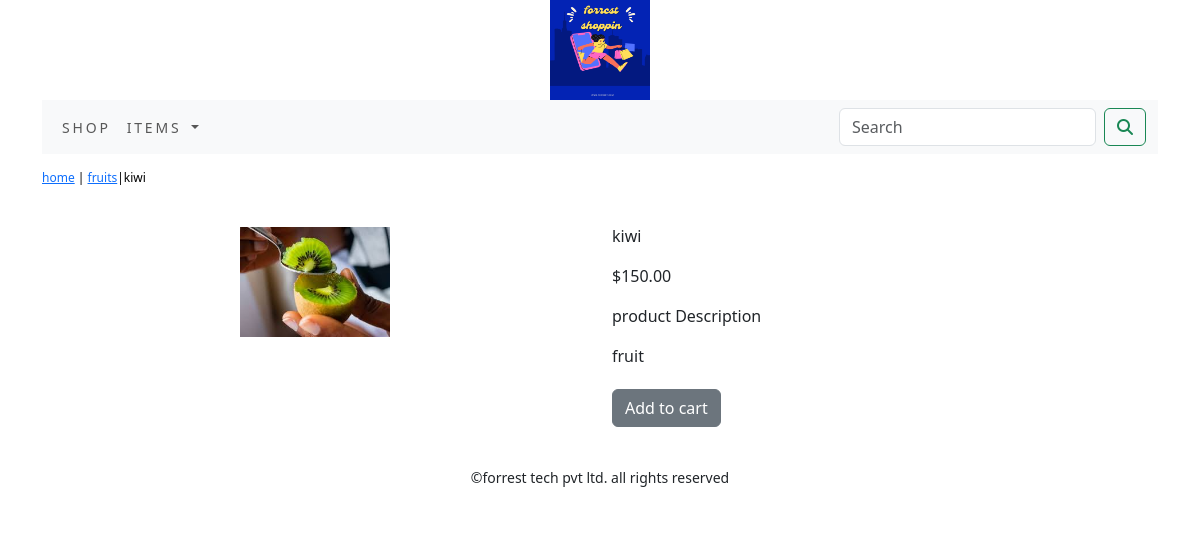
/shop/fruits/kiwi/, run on the app's committed database.
### shop/models.py (models this page shows, shortened)
class Product(models.Model):
    objects = None
    name=models.CharField(max_length=250,unique=True)
    slug=models.SlugField(max_length=250,unique=True)
    description=models.TextField(blank=True)
    price=models.DecimalField(max_digits=10,decimal_places=2)
    category=models.ForeignKey(Category,on_delete=models.CASCADE)
    image=models.ImageField(upload_to='product',blank=True)
    stock=models.IntegerField(blank=True)
    available=models.BooleanField(default=True)
    created=models.DateTimeField(auto_now_add=True)
    updated=models.DateTimeField(auto_now=True)
    class Meta:
        ordering=('name',)
        verbose_name='product'
        verbose_name_plural='products'

class Category(models.Model):
    objects = None
    name=models.CharField(max_length=250,unique=True)
    slug=models.SlugField(max_length=250,unique=True)
    description=models.TextField(blank=True)
    image=models.ImageField(upload_to='primary',unique=True)
    class Meta:
        ordering=('name',)
        verbose_name='category'
        verbose_name_plural='categories'
    def get_url(self):
        return reverse('shop:product_by_category',args=[self.slug])
    def __str__(self):
        return '{}'.format(self.name)

### shop/views.py (the view)
# urls.py: path('<slug:c_slug>/<slug:product_slug>/',views.proDetail,name='prodCatdetail'),
def proDetail(request,c_slug,product_slug):
    try:
        product=Product.objects.get(category__slug=c_slug,slug=product_slug)
    except Exception as e:
        raise e
    return render(request,'product.html',{'product':product})

### cart/context_processors.py (called while the page is built)
def counter(request):
    item_count=0
    if 'admin' in request.path:
        return {}
    else:
        try:
            cart=Cart.objects.filter(cart_id=_cart_id(request))
            car_items=CartItem.objects.all().filter(cart=cart[:1])
            for cart_item in car_items:
                item_count += cart_item.quantity
        except Cart.DoesNotExist:
            item_count =0
    return dict(item_count=item_count)

### cart/views.py (called while the page is built)
def _cart_id(request):
    cart=request.session.session_key
    if not cart:
        cart=request.session.create()
    return cart

### shop/context_processors.py (called while the page is built)
def menu_links(request):
    links=Category.objects.all()
    return dict(links=links)

### templates/product.html (shortened to what this page needs)
{% extends 'base.html' %}
{% load static %}
{% block content %}
<div class="row my_prod_row_class">
        <div class="mx_auto">
                <P><a href="{% url 'shop:allProdCat' %}">home</a> | <a href="{{product.category.get_url}}">{{product.category}}</a>|{{product.name}}</P>
        </div>
    <div class="container">
<br>
<div class="row">
        <div class="col-12 col-sm-12 col-md-12 col-lg-6 text-center">
            <div style="mi-width:18rem">
                <img src="{{product.image.url}}" alt="{{product.name}}" width="150">
            </div>
        </div>
        <div class="col-12 col-sm-12 col-md-12 col-lg-6">
            <div>
            <h1 class="my_prod_title">{{product.name}}</h1>
            <p>${{product.price}}</p>
            <p class="my-title">product Description</p>
            <p class="text-justify my_prod_text">{{product.description}}</p>
            {% if product.stock <= 0 %}
            <p class="text-justify my_prod_text"><b>Out of stock</b></p>
            {% else %}
            <a  href="{% url 'cart:add_cart' product.id %} "  class="btn btn-secondary btn-block my_custom_button">Add to cart</a>
            {% endif %}
        </div>
    </div>
    </div>
</div>
    </div>
    {% endblock %}

### static/css/custom.css (style rules this page uses)
body { font-family: 'Roboto',sans-serif; }
.my_prod_row_class { padding-top:15px; padding-bottom:20px; }
.my_prod_row_class .mx_auto { color:#000; font-size:12px; text-decoration:none; }
.my_prod_title { font-size:16px; text_transform:uppercase: letter-spacing:.2em padding-top:15px; padding-bottom:10px; }
.my_prod_text { padding-right:20px; }
.my_custom_button { margin-top:5px; }

### data on the page
Product: category "fruits", name "kiwi", image (picture), price "150.00", description "fruit"
